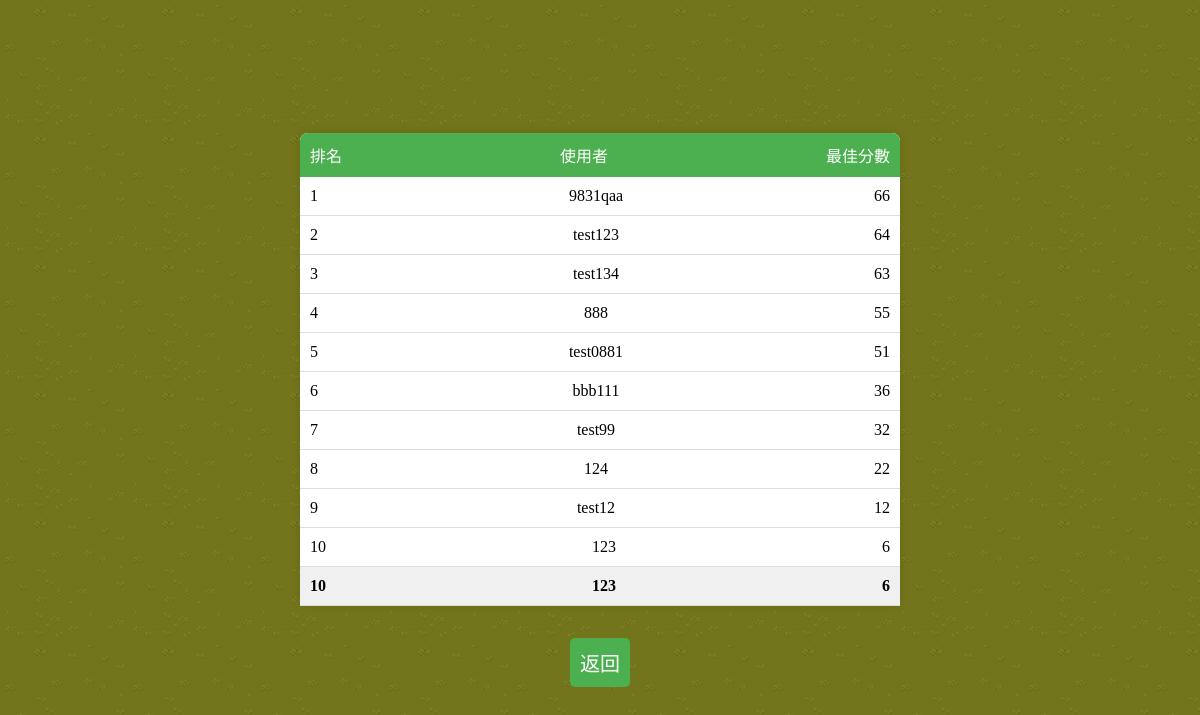
Page /leaderboard/ (signed in) on the committed database.
### leaderboard/models.py (models this page shows)
class Leaderboard(models.Model):
    username = models.CharField(max_length=20, default='')
    bestscore = models.IntegerField(default=0)

### leaderboard/views.py (the view)
# urls.py: path('', views.show_leader, name='show_leader'),
@login_required
def show_leader(request):
    user = request.user
    all_leader = Leaderboard.objects.annotate(rank=Window(expression=Rank(), order_by=F('bestscore').desc()))
    return render(request, 'leaderboard.html', {'all_leader': all_leader, 'username': user.username})

### leaderboard/templates/leaderboard.html (shortened to what this page needs)
{% load static %}
<!DOCTYPE html>
<html lang="en">
<head>
</head>
<body>
    <div class="leaderboard-container">
        <div class="leaderboard-header">
            <span>排名</span>
            <span>使用者</span>
            <span>最佳分數</span>
        </div>
        {% for entry in all_leader|slice:":10" %}
            <div class="leaderboard-entry">
                <span>{{ entry.rank }}</span>
                <span>{{ entry.username }}</span>
                <span>{{ entry.bestscore }}</span>
            </div>
        {% endfor %}
        {% for entry in all_leader %}
            {% if entry.username == username %}
                <div class="leaderboard-entry my-entry">
                    <span>{{ entry.rank }}</span>
                    <span>{{ entry.username }}</span>
                    <span>{{ entry.bestscore }}</span>
                </div>
            {% endif %}
        {% endfor %}
    </div>
    <button type="button" id="returnButton">返回</button>
</body>
</html>

### rows in the picture
Leaderboard: rank "1", username "9831qaa", bestscore "66"
Leaderboard: rank "2", username "test123", bestscore "64"
Leaderboard: rank "3", username "test134", bestscore "63"
Leaderboard: rank "4", username "888", bestscore "55"
Leaderboard: rank "5", username "test0881", bestscore "51"
Leaderboard: rank "6", username "bbb111", bestscore "36"
Leaderboard: rank "7", username "test99", bestscore "32"
Leaderboard: rank "8", username "124", bestscore "22"
Leaderboard: rank "9", username "test12", bestscore "12"
Leaderboard: rank "10", username "123", bestscore "6"
